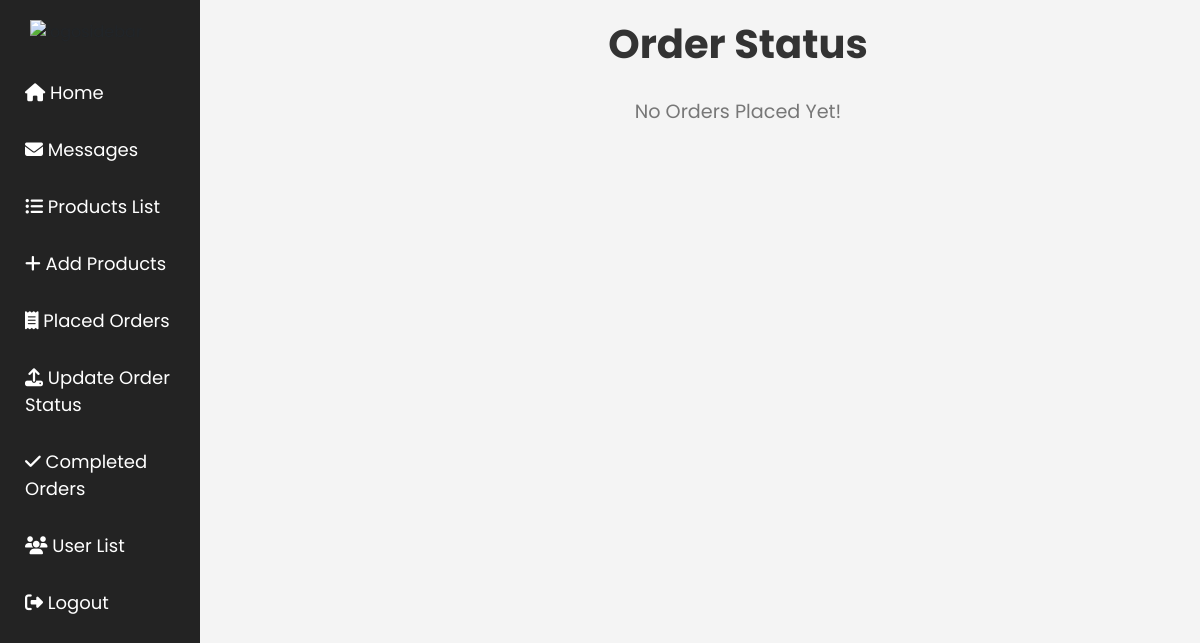
The page /admin_orders.php on the database as committed earlier.
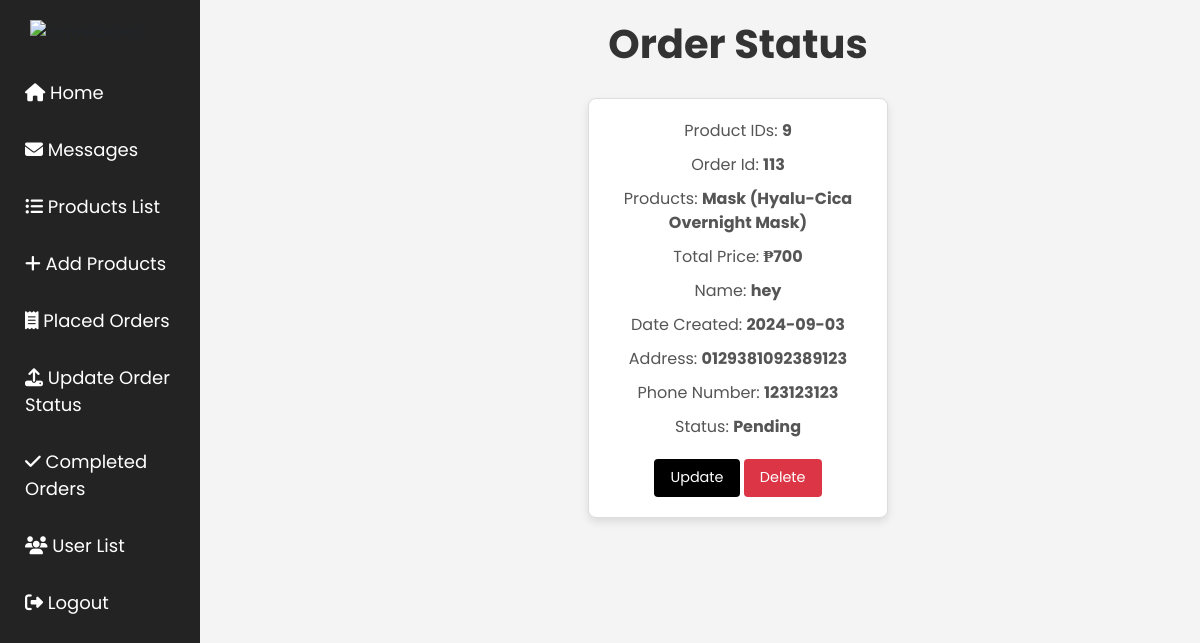
The same page on the database as committed later.
### tables this page shows
CREATE TABLE `orders` (
  `id` int(100) NOT NULL,
  `user_id` int(100) NOT NULL,
  `name` varchar(20) NOT NULL,
  `number` varchar(11) NOT NULL,
  `email` varchar(50) NOT NULL,
  `method` varchar(50) NOT NULL,
  `address` varchar(500) NOT NULL,
  `product_names` varchar(1000) NOT NULL,
  `total_price` int(100) NOT NULL,
  `placed_on` date NOT NULL DEFAULT current_timestamp(),
  `payment_status` varchar(20) NOT NULL DEFAULT 'Pending',
  `product_ids` int(11) NOT NULL
);

### admin_orders.php (the view, shortened to what this page needs)
<?php
include('db.php');
?>
<!DOCTYPE html>
<html lang="en">
<head>
   <link href="https://stackpath.bootstrapcdn.com/bootstrap/4.5.2/css/bootstrap.min.css" rel="stylesheet">
   <link rel="stylesheet" href="https://cdnjs.cloudflare.com/ajax/libs/font-awesome/6.1.1/css/all.min.css">
   <link rel="stylesheet" href="admin_orderss.css">
</head>
<body>
<div class="sidebar">
<img src="images/icons/logoinvert.png" alt="logosidebar" style="width:140px;">
    <a href="admin_page.php"><i class="fas fa-home"></i><span> Home</span></a>
    <a href="user_message.php"><i class="fas fa-envelope"></i><span> Messages</span></a>
    <a href="product_list.php"><i class="fas fa-list-ul"></i><span> Products List</span></a>
    <a href="add_product.php"><i class="fas fa-plus"></i><span> Add Products</span></a>
    <a href="admin_orders.php"><i class="fas fa-receipt"></i><span> Placed Orders</span></a>
    <a href="update_orders.php"><i class="fas fa-upload"></i><span> Update Order Status</span></a>
    <a href="completed_orders.php"><i class="fas fa-check"></i><span> Completed Orders</span></a>
    <a href="user_list.php"><i class="fas fa-users"></i><span> User List</span></a>
    <a href="admin_logout.php"><i class="fas fa-sign-out-alt"></i><span> Logout</span></a>
</div>
<center>
<section class="orders">
<h1 class="heading">Order Status</h1>
<div class="box-container">
   <?php
   $select_orders = $conn->prepare("SELECT * FROM `orders` WHERE `payment_status` != 'Completed'");
   $select_orders->execute();
   $result = $select_orders->get_result();
   if ($result->num_rows > 0) {
       while ($fetch_orders = $result->fetch_assoc()) {
   ?>
   <div class="box">
     <p>Product IDs: <span><?= htmlspecialchars($fetch_orders['product_ids']); ?></span></p>
      <p>Order Id: <span><?= htmlspecialchars($fetch_orders['id']); ?></span></p>
      <p>Products: <span><?= htmlspecialchars($fetch_orders['product_names']); ?></span></p>
      <p>Total Price: <span>₱<?= htmlspecialchars($fetch_orders['total_price']); ?></span></p>
      <p>Name: <span><?= htmlspecialchars($fetch_orders['name']); ?></span></p>
      <p>Date Created: <span><?= htmlspecialchars($fetch_orders['placed_on']); ?></span></p>
      <p>Address: <span><?= htmlspecialchars($fetch_orders['address']); ?></span></p>
      <p>Phone Number: <span><?= htmlspecialchars($fetch_orders['number']); ?></span></p>
      <p>Status: <span><?= htmlspecialchars($fetch_orders['payment_status']); ?></span></p>
      <div class="flex-btn">
         <a href="update_orders.php?id=<?= htmlspecialchars($fetch_orders['id']); ?>" class="option-btn">Update</a>
         <a href="admin_orders.php?delete=<?= htmlspecialchars($fetch_orders['id']); ?>" class="delete-btn" onclick="return confirm('Delete this order?');">Delete</a>
      </div>
   </div>
   <?php
       }
   } else {
       echo '<p class="empty">No Orders Placed Yet!</p>';
   }
   ?>
</div>
</section>
</center>
</body>
</html>

Rows that differ between the two databases and show on the page:
added orders: product_ids "9", id "113", product_names "Mask (Hyalu-Cica Overnight Mask)", total_price "700", name "hey", placed_on "2024-09-03", address "0129381092389123", number "123123123", payment_status "Pending"
Other text that changed with them:
text no longer shown: "No Orders Placed Yet!"
